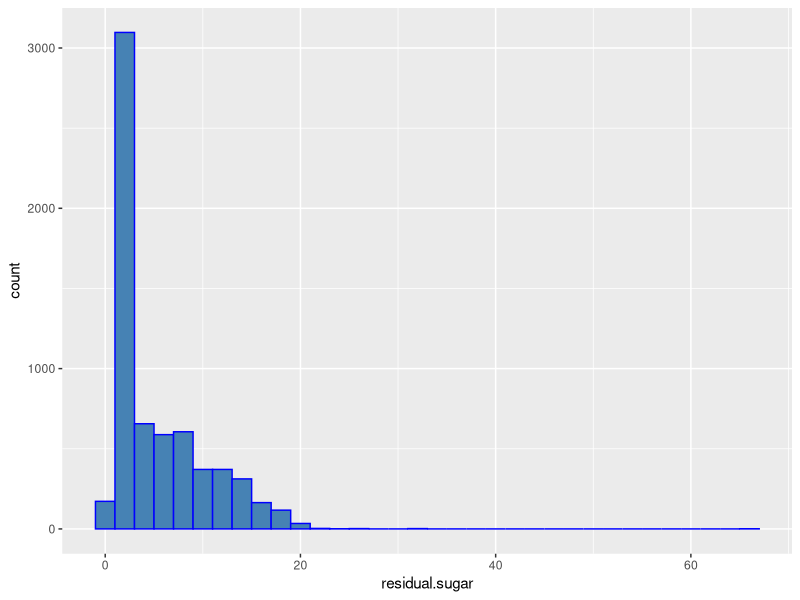
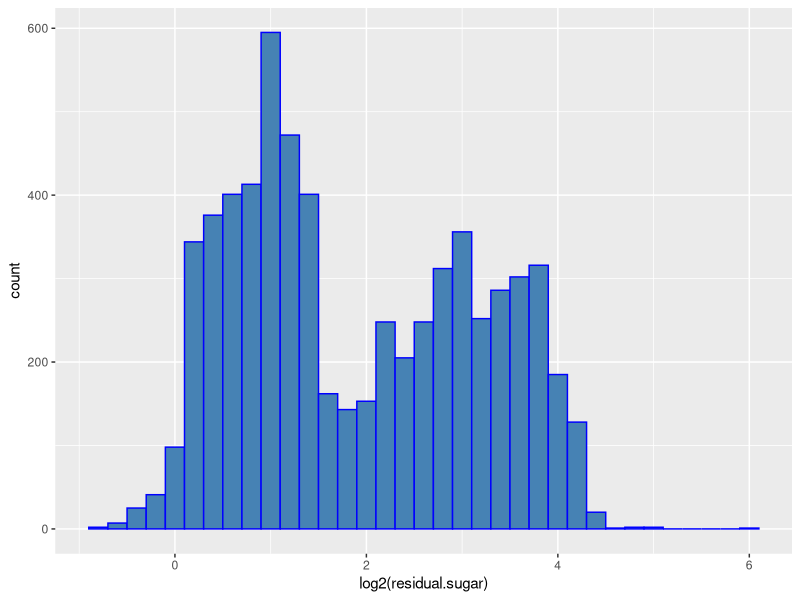
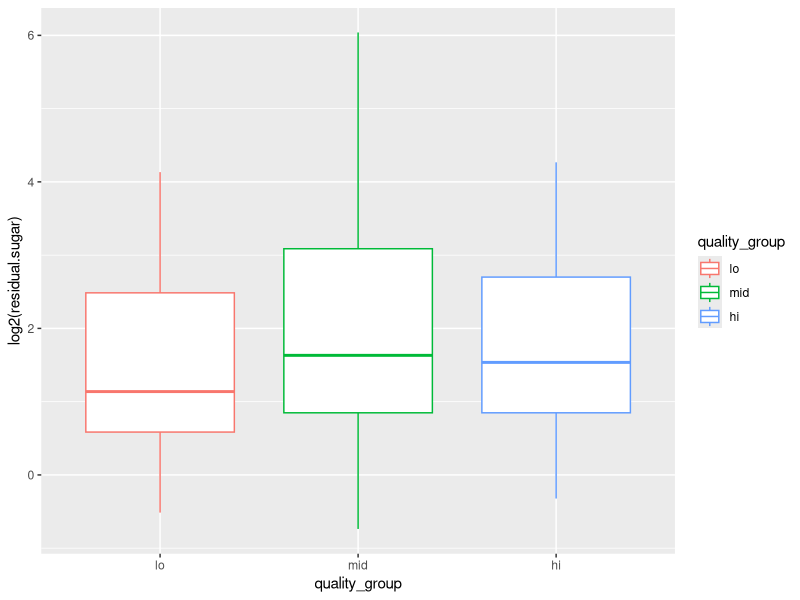

These figures' R source, in order:
## ---- chunk 1
knitr::opts_chunk$set(echo = TRUE)
library(tidyverse)
library(ggplot2)
library(corrplot)
library(gridExtra)
## ---- chunk 2
merged <- read_csv("winequality_all.csv")
merged$red <- as.factor(merged$red )
fulldf <- merged %>% mutate(quality_group = cut(quality, breaks = c(0,4,6,10),labels=c("lo", "mid", "hi"))) 

## ---- chunk 3
data <- fulldf
data %>% 
  ggplot(aes(residual.sugar)) +
  geom_histogram(binwidth = 2, color = "blue",fill = "steelblue") 

data %>% 
  ggplot(aes(log2(residual.sugar))) +
  geom_histogram(binwidth = 0.2, color = "blue",fill = "steelblue") 
## ---- chunk 4
ggplot(data = data, aes(x = quality_group, y = log2(residual.sugar), color = quality_group)) +
  geom_boxplot()
